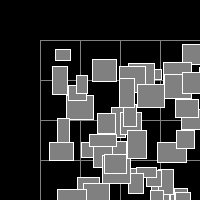
Frame 1 (no input)
Frame 60 (the mouse pressed at the canvas centre just before this capture): identical to frame 1, image omitted
Frame 120 (the mouse held since frame 60 and released just before this capture): identical to frame 1, image omitted

The Processing sketch that drew this single still picture (run headless with seeded random() and noise(); from frame 60 on, the mouse is pressed at the canvas centre):

// Processing sketch: MouseScrolling2
// ── MouseScrolling2.pde
/**
 * MouseScrolling2
 * 2017-09-06 Processing 3.3.5
 * Move the mouse to the edges of the screen to scroll across the background.
 * Collision detection works within the offset coordinate context.
 */
PGraphics bg;
ArrayList<Quad> qlist;
Scroller mouseScroll;

int SCROLL_SPEED = 5;
int SCREEN_MARGIN = 40;
int QUAD_COUNT = 200;

void setup() {
  size(200, 200);
  // create background image buffer
  bg = createGraphics(400, 400);
  // create scroller
  mouseScroll = new Scroller(0, bg.width, 0, bg.height, SCREEN_MARGIN, SCROLL_SPEED);
  drawGrid(bg, SCREEN_MARGIN);

  // create random quads
  qlist = new ArrayList<Quad>();
  for (int i=0; i<QUAD_COUNT; i++) {
    float x = random(SCREEN_MARGIN, bg.width-SCREEN_MARGIN);
    float y = random(SCREEN_MARGIN, bg.height-SCREEN_MARGIN);
    float w = random(10, 30);
    float h = random(10, 30);
    qlist.add(new Quad(x, y, w, h));
  }
  
  // draw quads once only to background image buffer
  drawQuads(bg, qlist);
}

void draw() {
  background(0);
  // update scroll location
  mouseScroll.update(mouseX,mouseY);
  // set draw coordinates to scroll offset
  pushMatrix();
  translate(-mouseScroll.x, -mouseScroll.y);
  // draw background at scroll offset
  image(bg, 0, 0);
  // draw highlighted quad(s) at coordinates aligned to background
  for (Quad q : qlist) {
    if (q.over(mouseScroll.x + mouseX, mouseScroll.y + mouseY)) {
      fill(255, 0, 0);
      rect(q.x, q.y, q.w, q.h);
      fill(255);
    }
  }
  popMatrix();
}

/**
 * Creates a scrolling offset (x,y) in relation to
 * a bounding box that is larger than the screen.
 * If the input (e.g. mouse) is within the margin
 * at the edges of the screen, the offset scrolls at speed.
 */
class Scroller {
  float x;
  float y;
  float minx, miny;
  float maxx, maxy;
  float margin;
  float speed;
  Scroller(float minx, float maxx, float miny, float maxy, float margin, float speed) {
    this.minx = minx;
    this.maxx = maxx - width;
    this.miny = miny;
    this.maxy = maxy - height;
    this.margin = margin;
    this.speed = speed;
  }  
  void update(float mx, float my) {
    if (mx <= margin) {
      x = x - speed;
      x = constrain(x, minx, maxx);
    }
    else if (mx >= width - margin) {
      x = x + speed;
      x = constrain(x, minx, maxx);
    }
    if (my <= margin) {
      y = y - speed;
      y = constrain(y, miny, maxy);
    }
    else if (my >= height - margin) {
      y = y + speed;
      y = constrain(y, miny, maxy);
    }
  }
}

/**
 * a basic rectangle with mouseover collision detection
 */
class Quad {
  float x, y, w, h;
  Quad (float x_, float y_, float w_, float h_) {
    x=x_;
    y=y_;
    w=w_;
    h=h_;
  }
  boolean over(float mx, float my) {
    if (mx > x && mx < x+w) {
      if (my > y && my < y+h) {
        return true;
      }
    }
    return false;
  }
}

/**
 * draw a background grid on a PGraphics
 */
void drawGrid(PGraphics pg, int margin) {
  int m=margin;
  pg.beginDraw();
  pg.pushStyle();
  pg.noFill();
  pg.stroke(128);
  pg.rect(m, m, pg.width-2*m, pg.height-2*m);
  for (int i=m; i<pg.width-m; i+=m) {
    pg.line(m, i, bg.width-m, i);
  }
  for (int i=m; i<bg.height-m; i+=m) {
    pg.line(i, m, i, pg.height-m);
  }
  pg.popStyle();
  pg.endDraw();
}

/**
 * draw a list of quads on a PGraphics
 */
void drawQuads(PGraphics pg, ArrayList<Quad> ql) {
  pg.beginDraw();
  pg.pushStyle();
  pg.fill(128);
  pg.stroke(255);
  for (int i=0; i<ql.size(); i++) {
    Quad q = ql.get(i);
    pg.rect(q.x-mouseScroll.x, q.y-mouseScroll.y, q.w, q.h);
  }
  pg.popStyle();
  pg.endDraw();
}
